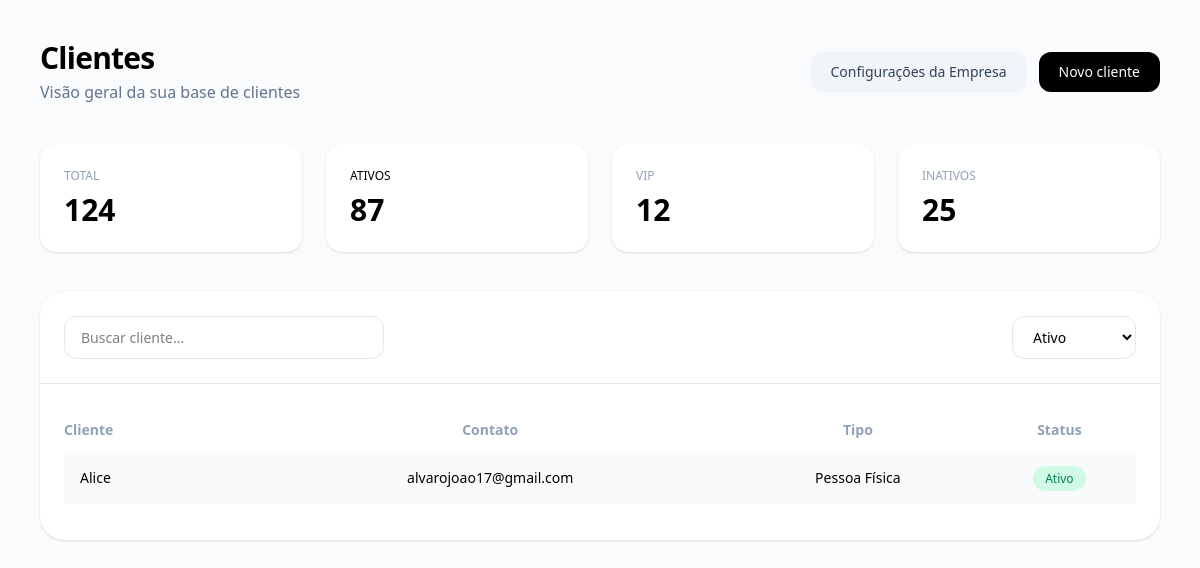
The page /usuarios/clientes/ (signed in) on the database its author committed.
### usuarios/models.py (models this page shows, shortened)
class Cliente(models.Model):
    TIPO_CHOICES = [
        ('PF', 'Pessoa Física'),
        ('PJ', 'Pessoa Jurídica'),
    ]
    nome = models.CharField(max_length=255)
    email = models.EmailField(max_length=255)
    tipo = models.CharField(max_length=2, choices=TIPO_CHOICES, default='PF')
    status = models.BooleanField(default=True)
    user = models.ForeignKey(User, on_delete=models.CASCADE)

### usuarios/views.py (the view, shortened to what this page needs)
# urls.py: path("clientes/", views.clientes, name='clientes'),
@login_required
def clientes(request):
    if request.method == 'GET':
        clientes = Cliente.objects.filter(user=request.user)
        return render(request, 'clientes.html', {'clientes': clientes})

### usuarios/templates/clientes.html (shortened to what this page needs)
{% extends 'base.html' %}
{% block 'body' %}
    <div class="max-w-7xl mx-auto p-10 space-y-10">
        <div class="flex justify-between items-center">
            <div>
                <h1 class="text-3xl font-semibold tracking-tight">Clientes</h1>
                <p class="text-slate-500 mt-1">Visão geral da sua base de clientes</p>
            </div>
            <div class="flex gap-3">
                <a href="#"
                   class="bg-slate-100 text-slate-700 px-5 py-2.5 rounded-xl text-sm font-medium hover:bg-slate-200 transition-colors">
                    Configurações da Empresa
                </a>
                <button onclick="abrirModal()"
                        class="bg-black text-white px-5 py-2.5 rounded-xl text-sm font-medium hover:opacity-90 transition-opacity">
                    Novo cliente
                </button>
            </div>
        </div>
        <div class="grid grid-cols-1 md:grid-cols-4 gap-6">
            <div class="bg-white rounded-2xl p-6 shadow-sm">
                <p class="text-xs text-slate-400">TOTAL</p>
                <h2 class="text-3xl font-semibold mt-2">124</h2>
            </div>
            <div class="bg-white rounded-2xl p-6 shadow-sm">
                <p class="text-xs text-slate-
                    </tbody>
                </table>400">ATIVOS</p>
                <h2 class="text-3xl font-semibold mt-2">87</h2>
            </div>
            <div class="bg-white rounded-2xl p-6 shadow-sm">
                <p class="text-xs text-slate-400">VIP</p>
                <h2 class="text-3xl font-semibold mt-2">12</h2>
            </div>
            <div class="bg-white rounded-2xl p-6 shadow-sm">
                <p class="text-xs text-slate-400">INATIVOS</p>
                <h2 class="text-3xl font-semibold mt-2">25</h2>
            </div>
        </div>
        <div class="bg-white rounded-3xl shadow-sm">
            <div class="flex flex-col md:flex-row gap-4 justify-between p-6 border-b border-slate-200">
                <input class="border border-slate-200 rounded-xl px-4 py-2.5 text-sm w-full md:w-80 focus:ring-4 focus:ring-slate-100 outline-none"
                       placeholder="Buscar cliente..." />
                <div class="flex gap-3">
                    <select class="border border-slate-200 rounded-xl pl-4 pr-10 py-2.5 text-sm">
                        <option>Ativo</option>
                    </select>
                </div>
            </div>
            <div class="p-6">
                <table class="w-full text-sm border-separate border-spacing-y-3">
                    <thead class="text-slate-400">
                        <tr>
                            <th class="text-left">Cliente</th>
                            <th>Contato</th>
                            <th>Tipo</th>
                            <th>Status</th>
                        </tr>
                    </thead>
                    <tbody>
                    {% for cliente in clientes %}
                        <tr class="bg-[#f9fafc] rounded-xl">
                            <td class="p-4 font-medium">
                                <a href="{% url 'cliente' cliente.id %}" class="hover:text-indigo-600">{{ cliente.nome }}</a>
                            </td>
                            <td class="text-center">{{ cliente.email }}</td>
                            <td class="text-center">{{ cliente.get_tipo_display }}</td>
                            <td class="text-center">
                                {% if cliente.status %}
                                    <span class="bg-emerald-100 text-emerald-700 px-3 py-1 rounded-full text-xs">Ativo</span>
                                {% else %}
                                    <span class="bg-red-100 text-red-700 px-3 py-1 rounded-full text-xs">Inativo</span>
                                {% endif %}
                            </td>
                        </tr>
                    {% empty %}
                        <tr>
                            <td colspan="4" class="text-center p-8 text-slate-400">
                                Nenhum cliente cadastrado ainda
                            </td>
                        </tr>
                    {% endfor %}
                </tbody>
                </table>
            </div>
        </div>
    </div>
{% endblock 'body' %}

### rows shown on the page
Cliente: nome "Alice", email "alvarojoao17@gmail.com", tipo "Pessoa Física", status "Ativo"
